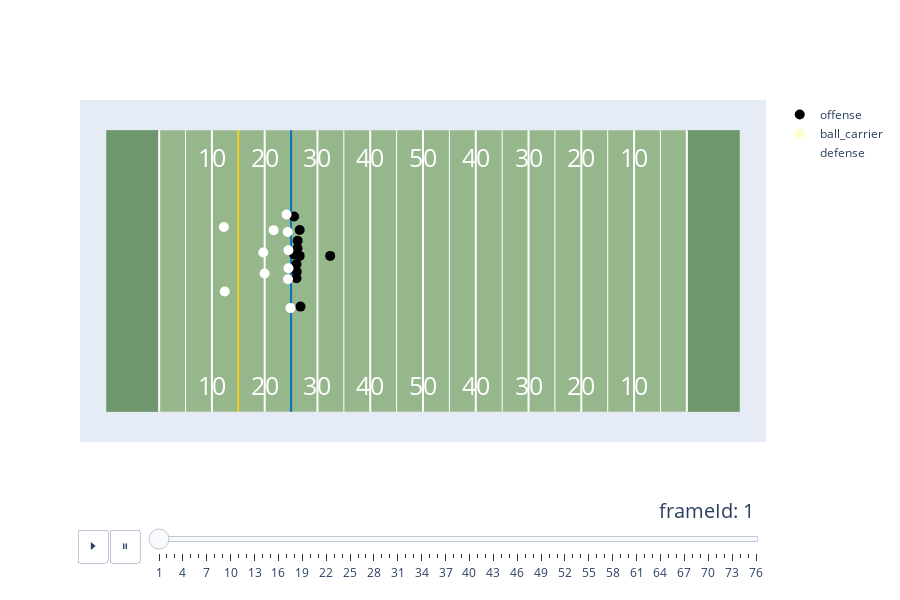

The cell this chart's notebook holds for it:
### Code cell
field.fig.show()

### Figure 1 — Plotly figure (JSON) as saved in the notebook; plotly's stock layout.template omitted (floating-point values rounded to 4 significant figures)
{"data": [{"hoverinfo": "none", "marker": {"color": "black", "size": 10}, "mode": "markers", "name": "offense", "type": "scatter", "x": [36.63, 35.58, 36.25, 36.02, 36.63, 36.08, 35.57, 36.22, 42.41, 36.02, 36.78], "y": [29.51, 36.97, 32.39, 25.26, 34.41, 26.48, 29.8, 30.97, 29.51, 27.95, 19.9]}, {"hoverinfo": "none", "marker": {"color": "yellow", "opacity": 0, "size": 10}, "mode": "markers", "name": "ball_carrier", "type": "scatter", "x": [0], "y": [0]}, {"hoverinfo": "none", "marker": {"color": "white", "size": 10}, "mode": "markers", "name": "defense", "type": "scatter", "x": [34.36, 22.26, 22.43, 34.51, 29.98, 29.73, 31.68, 34.5, 34.15, 34.42, 34.88], "y": [34.03, 35, 22.78, 27.16, 26.17, 30.17, 34.39, 30.57, 37.36, 25.1, 19.62]}], "layout": {"annotations": [{"font": {"color": "white", "size": 25}, "showarrow": false, "text": "10", "x": 20, "y": 48.3}, {"font": {"color": "white", "size": 25}, "showarrow": false, "text": "20", "x": 30, "y": 48.3}, {"font": {"color": "white", "size": 25}, "showarrow": false, "text": "30", "x": 40, "y": 48.3}, {"font": {"color": "white", "size": 25}, "showarrow": false, "text": "40", "x": 50, "y": 48.3}, {"font": {"color": "white", "size": 25}, "showarrow": false, "text": "50", "x": 60, "y": 48.3}, {"font": {"color": "white", "size": 25}, "showarrow": false, "text": "40", "x": 70, "y": 48.3}, {"font": {"color": "white", "size": 25}, "showarrow": false, "text": "30", "x": 80, "y": 48.3}, {"font": {"color": "white", "size": 25}, "showarrow": false, "text": "20", "x": 90, "y": 48.3}, {"font": {"color": "white", "size": 25}, "showarrow": false, "text": "10", "x": 100, "y": 48.3}, {"font": {"color": "white", "size": 25}, "showarrow": false, "text": "10", "x": 20, "y": 5}, {"font": {"color": "white", "size": 25}, "showarrow": false, "text": "20", "x": 30, "y": 5}, {"font": {"color": "white", "size": 25}, "showarrow": false, "text": "30", "x": 40, "y": 5}, {"font": {"color": "white", "size": 25}, "showarrow": false, "text": "40", "x": 50, "y": 5}, {"font": {"color": "white", "size": 25}, "showarrow": false, "text": "50", "x": 60, "y": 5}, {"font": {"color": "white", "size": 25}, "showarrow": false, "text": "40", "x": 70, "y": 5}, {"font": {"color": "white", "size": 25}, "showarrow": false, "text": "30", "x": 80, "y": 5}, {"font": {"color": "white", "size": 25}, "showarrow": false, "text": "20", "x": 90, "y": 5}, {"font": {"color": "white", "size": 25}, "showarrow": false, "text": "10", "x": 100, "y": 5}], "height": 600, "shapes": [{"fillcolor": "#96B78C", "layer": "below", "line": {"width": 0}, "type": "rect", "x0": 0, "x1": 120, "y0": 0, "y1": 53.3}, {"fillcolor": "#6F976D", "layer": "below", "line": {"width": 0}, "type": "rect", "x0": 0, "x1": 10, "y0": 0, "y1": 53.3}, {"fillcolor": "#6F976D", "layer": "below", "line": {"width": 0}, "type": "rect", "x0": 110, "x1": 120, "y0": 0, "y1": 53.3}, {"layer": "below", "line": {"color": "white", "width": 2}, "type": "line", "x0": 10, "x1": 10, "y0": 0, "y1": 53.3}, {"layer": "below", "line": {"color": "white", "width": 1}, "type": "line", "x0": 15, "x1": 15, "y0": 0, "y1": 53.3}, {"layer": "below", "line": {"color": "white", "width": 2}, "type": "line", "x0": 20, "x1": 20, "y0": 0, "y1": 53.3}, {"layer": "below", "line": {"color": "white", "width": 1}, "type": "line", "x0": 25, "x1": 25, "y0": 0, "y1": 53.3}, {"layer": "below", "line": {"color": "white", "width": 2}, "type": "line", "x0": 30, "x1": 30, "y0": 0, "y1": 53.3}, {"layer": "below", "line": {"color": "white", "width": 1}, "type": "line", "x0": 35, "x1": 35, "y0": 0, "y1": 53.3}, {"layer": "below", "line": {"color": "white", "width": 2}, "type": "line", "x0": 40, "x1": 40, "y0": 0, "y1": 53.3}, {"layer": "below", "line": {"color": "white", "width": 1}, "type": "line", "x0": 45, "x1": 45, "y0": 0, "y1": 53.3}, {"layer": "below", "line": {"color": "white", "width": 2}, "type": "line", "x0": 50, "x1": 50, "y0": 0, "y1": 53.3}, {"layer": "below", "line": {"color": "white", "width": 1}, "type": "line", "x0": 55, "x1": 55, "y0": 0, "y1": 53.3}, {"layer": "below", "line": {"color": "white", "width": 2}, "type": "line", "x0": 60, "x1": 60, "y0": 0, "y1": 53.3}, {"layer": "below", "line": {"color": "white", "width": 1}, "type": "line", "x0": 65, "x1": 65, "y0": 0, "y1": 53.3}, {"layer": "below", "line": {"color": "white", "width": 2}, "type": "line", "x0": 70, "x1": 70, "y0": 0, "y1": 53.3}, {"layer": "below", "line": {"color": "white", "width": 1}, "type": "line", "x0": 75, "x1": 75, "y0": 0, "y1": 53.3}, {"layer": "below", "line": {"color": "white", "width": 2}, "type": "line", "x0": 80, "x1": 80, "y0": 0, "y1": 53.3}, {"layer": "below", "line": {"color": "white", "width": 1}, "type": "line", "x0": 85, "x1": 85, "y0": 0, "y1": 53.3}, {"layer": "below", "line": {"color": "white", "width": 2}, "type": "line", "x0": 90, "x1": 90, "y0": 0, "y1": 53.3}, {"layer": "below", "line": {"color": "white", "width": 1}, "type": "line", "x0": 95, "x1": 95, "y0": 0, "y1": 53.3}, {"layer": "below", "line": {"color": "white", "width": 2}, "type": "line", "x0": 100, "x1": 100, "y0": 0, "y1": 53.3}, {"layer": "below", "line": {"color": "white", "width": 1}, "type": "line", "x0": 105, "x1": 105, "y0": 0, "y1": 53.3}, {"layer": "below", "line": {"color": "white", "width": 2}, "type": "line", "x0": 110, "x1": 110, "y0": 0, "y1": 53.3}, {"layer": "below", "line": {"color": "#0070C0", "width": 2}, "type": "line", "x0": 35, "x1": 35, "y0": 0, "y1": 53.3}, {"layer": "below", "line": {"color": "#E9D11F", "width": 2}, "type": "line", "x0": 25, "x1": 25, "y0": 0, "y1": 53.3}], "sliders": [{"active": 0, "currentvalue": {"font": {"size": 20}, "prefix": "frameId: ", "visible": true, "xanchor": "right"}, "len": 0.9, "pad": {"b": 10, "t": 50}, "steps": [{"args": [["1"], {"frame": {"duration": 50, "redraw": false}, "mode": "immediate", "transition": {"duration": 0}}], "label": "1", "method": "animate"}, {"args": [["2"], {"frame": {"duration": 50, "redraw": false}, "mode": "immediate", "transition": {"duration": 0}}], "label": "2", "method": "animate"}, {"args": [["3"], {"frame": {"duration": 50, "redraw": false}, "mode": "immediate", "transition": {"duration": 0}}], "label": "3", "method": "animate"}, {"args": [["4"], {"frame": {"duration": 50, "redraw": false}, "mode": "immediate", "transition": {"duration": 0}}], "label": "4", "method": "animate"}, {"args": [["5"], {"frame": {"duration": 50, "redraw": false}, "mode": "immediate", "transition": {"duration": 0}}], "label": "5", "method": "animate"}, {"args": [["6"], {"frame": {"duration": 50, "redraw": false}, "mode": "immediate", "transition": {"duration": 0}}], "label": "6", "method": "animate"}, {"args": [["7"], {"frame": {"duration": 50, "redraw": false}, "mode": "immediate", "transition": {"duration": 0}}], "label": "7", "method": "animate"}, {"args": [["8"], {"frame": {"duration": 50, "redraw": false}, "mode": "immediate", "transition": {"duration": 0}}], "label": "8", "method": "animate"}, {"args": [["9"], {"frame": {"duration": 50, "redraw": false}, "mode": "immediate", "transition": {"duration": 0}}], "label": "9", "method": "animate"}, {"args": [["10"], {"frame": {"duration": 50, "redraw": false}, "mode": "immediate", "transition": {"duration": 0}}], "label": "10", "method": "animate"}, {"args": [["11"], {"frame": {"duration": 50, "redraw": false}, "mode": "immediate", "transition": {"duration": 0}}], "label": "11", "method": "animate"}, {"args": [["12"], {"frame": {"duration": 50, "redraw": false}, "mode": "immediate", "transition": {"duration": 0}}], "label": "12", "method": "animate"}, {"args": [["13"], {"frame": {"duration": 50, "redraw": false}, "mode": "immediate", "transition": {"duration": 0}}], "label": "13", "method": "animate"}, {"args": [["14"], {"frame": {"duration": 50, "redraw": false}, "mode": "immediate", "transition": {"duration": 0}}], "label": "14", "method": "animate"}, {"args": [["15"], {"frame": {"duration": 50, "redraw": false}, "mode": "immediate", "transition": {"duration": 0}}], "label": "15", "method": "animate"}, {"args": [["16"], {"frame": {"duration": 50, "redraw": false}, "mode": "immediate", "transition": {"duration": 0}}], "label": "16", "method": "animate"}, {"args": [["17"], {"frame": {"duration": 50, "redraw": false}, "mode": "immediate", "transition": {"duration": 0}}], "label": "17", "method": "animate"}, {"args": [["18"], {"frame": {"duration": 50, "redraw": false}, "mode": "immediate", "transition": {"duration": 0}}], "label": "18", "method": "animate"}, {"args": [["19"], {"frame": {"duration": 50, "redraw": false}, "mode": "immediate", "transition": {"duration": 0}}], "label": "19", "method": "animate"}, {"args": [["20"], {"frame": {"duration": 50, "redraw": false}, "mode": "immediate", "transition": {"duration": 0}}], "label": "20", "method": "animate"}, {"args": [["21"], {"frame": {"duration": 50, "redraw": false}, "mode": "immediate", "transition": {"duration": 0}}], "label": "21", "method": "animate"}, {"args": [["22"], {"frame": {"duration": 50, "redraw": false}, "mode": "immediate", "transition": {"duration": 0}}], "label": "22", "method": "animate"}, {"args": [["23"], {"frame": {"duration": 50, "redraw": false}, "mode": "immediate", "transition": {"duration": 0}}], "label": "23", "method": "animate"}, {"args": [["24"], {"frame": {"duration": 50, "redraw": false}, "mode": "immediate", "transition": {"duration": 0}}], "label": "24", "method": "animate"}, {"args": [["25"], {"frame": {"duration": 50, "redraw": false}, "mode": "immediate", "transition": {"duration": 0}}], "label": "25", "method": "animate"}, {"args": [["26"], {"frame": {"duration": 50, "redraw": false}, "mode": "immediate", "transition": {"duration": 0}}], "label": "26", "method": "animate"}, {"args": [["27"], {"frame": {"duration": 50, "redraw": false}, "mode": "immediate", "transition": {"duration": 0}}], "label": "27", "method": "animate"}, {"args": [["28"], {"frame": {"duration": 50, "redraw": false}, "mode": "immediate", "transition": {"duration": 0}}], "label": "28", "method": "animate"}, {"args": [["29"], {"frame": {"duration": 50, "redraw": false}, "mode": "immediate", "transition": {"duration": 0}}], "label": "29", "method": "animate"}, {"args": [["30"], {"frame": {"duration": 50, "redraw": false}, "mode": "immediate", "transition": {"duration": 0}}], "label": "30", "method": "animate"}, {"args": [["31"], {"frame": {"duration": 50, "redraw": false}, "mode": "immediate", "transition": {"duration": 0}}], "label": "31", "method": "animate"}, {"args": [["32"], {"frame": {"duration": 50, "redraw": false}, "mode": "immediate", "transition": {"duration": 0}}], "label": "32", "method": "animate"}, {"args": [["33"], {"frame": {"duration": 50, "redraw": false}, "mode": "immediate", "transition": {"duration": 0}}], "label": "33", "method": "animate"}, {"args": [["34"], {"frame": {"duration": 50, "redraw": false}, "mode": "immediate", "transition": {"duration": 0}}], "label": "34", "method": "animate"}, {"args": [["35"], {"frame": {"duration": 50, "redraw": false}, "mode": "immediate", "transition": {"duration": 0}}], "label": "35", "method": "animate"}, {"args": [["36"], {"frame": {"duration": 50, "redraw": false}, "mode": "immediate", "transition": {"duration": 0}}], "label": "36", "method": "animate"}, {"args": [["37"], {"frame": {"duration": 50, "redraw": false}, "mode": "immediate", "transition": {"duration": 0}}], "label": "37", "method": "animate"}, {"args": [["38"], {"frame": {"duration": 50, "redraw": false}, "mode": "immediate", "transition": {"duration": 0}}], "label": "38", "method": "animate"}, {"args": [["39"], {"frame": {"duration": 50, "redraw": false}, "mode": "immediate", "transition": {"duration": 0}}], "label": "39", "method": "animate"}, {"args": [["40"], {"frame": {"duration": 50, "redraw": false}, "mode": "immediate", "transition": {"duration": 0}}], "label": "40", "method": "animate"}, {"args": [["41"], {"frame": {"duration": 50, "redraw": false}, "mode": "immediate", "transition": {"duration": 0}}], "label": "41", "method": "animate"}, {"args": [["42"], {"frame": {"duration": 50, "redraw": false}, "mode": "immediate", "transition": {"duration": 0}}], "label": "42", "method": "animate"}, {"args": [["43"], {"frame": {"duration": 50, "redraw": false}, "mode": "immediate", "transition": {"duration": 0}}], "label": "43", "method": "animate"}, {"args": [["44"], {"frame": {"duration": 50, "redraw": false}, "mode": "immediate", "transition": {"duration": 0}}], "label": "44", "method": "animate"}, {"args": [["45"], {"frame": {"duration": 50, "redraw": false}, "mode": "immediate", "transition": {"duration": 0}}], "label": "45", "method": "animate"}, {"args": [["46"], {"frame": {"duration": 50, "redraw": false}, "mode": "immediate", "transition": {"duration": 0}}], "label": "46", "method": "animate"}, {"args": [["47"], {"frame": {"duration": 50, "redraw": false}, "mode": "immediate", "transition": {"duration": 0}}], "label": "47", "method": "animate"}, {"args": [["48"], {"frame": {"duration": 50, "redraw": false}, "mode": "immediate", "transition": {"duration": 0}}], "label": "48", "method": "animate"}, {"args": [["49"], {"frame": {"duration": 50, "redraw": false}, "mode": "immediate", "transition": {"duration": 0}}], "label": "49", "method": "animate"}, {"args": [["50"], {"frame": {"duration": 50, "redraw": false}, "mode": "immediate", "transition": {"duration": 0}}], "label": "50", "method": "animate"}, {"args": [["51"], {"frame": {"duration": 50, "redraw": false}, "mode": "immediate", "transition": {"duration": 0}}], "label": "51", "method": "animate"}, {"args": [["52"], {"frame": {"duration": 50, "redraw": false}, "mode": "immediate", "transition": {"duration": 0}}], "label": "52", "method": "animate"}, {"args": [["53"], {"frame": {"duration": 50, "redraw": false}, "mode": "immediate", "transition": {"duration": 0}}], "label": "53", "method": "animate"}, {"args": [["54"], {"frame": {"duration": 50, "redraw": false}, "mode": "immediate", "transition": {"duration": 0}}], "label": "54", "method": "animate"}, {"args": [["55"], {"frame": {"duration": 50, "redraw": false}, "mode": "immediate", "transition": {"duration": 0}}], "label": "55", "method": "animate"}, {"args": [["56"], {"frame": {"duration": 50, "redraw": false}, "mode": "immediate", "transition": {"duration": 0}}], "label": "56", "method": "animate"}, {"args": [["57"], {"frame": {"duration": 50, "redraw": false}, "mode": "immediate", "transition": {"duration": 0}}], "label": "57", "method": "animate"}, {"args": [["58"], {"frame": {"duration": 50, "redraw": false}, "mode": "immediate", "transition": {"duration": 0}}], "label": "58", "method": "animate"}, {"args": [["59"], {"frame": {"duration": 50, "redraw": false}, "mode": "immediate", "transition": {"duration": 0}}], "label": "59", "method": "animate"}, {"args": [["60"], {"frame": {"duration": 50, "redraw": false}, "mode": "immediate", "transition": {"duration": 0}}], "label": "60", "method": "animate"}, {"args": [["61"], {"frame": {"duration": 50, "redraw": false}, "mode": "immediate", "transition": {"duration": 0}}], "label": "61", "method": "animate"}, {"args": [["62"], {"frame": {"duration": 50, "redraw": false}, "mode": "immediate", "transition": {"duration": 0}}], "label": "62", "method": "animate"}, {"args": [["63"], {"frame": {"duration": 50, "redraw": false}, "mode": "immediate", "transition": {"duration": 0}}], "label": "63", "method": "animate"}, {"args": [["64"], {"frame": {"duration": 50, "redraw": false}, "mode": "immediate", "transition": {"duration": 0}}], "label": "64", "method": "animate"}, {"args": [["65"], {"frame": {"duration": 50, "redraw": false}, "mode": "immediate", "transition": {"duration": 0}}], "label": "65", "method": "animate"}, {"args": [["66"], {"frame": {"duration": 50, "redraw": false}, "mode": "immediate", "transition": {"duration": 0}}], "label": "66", "method": "animate"}, {"args": [["67"], {"frame": {"duration": 50, "redraw": false}, "mode": "immediate", "transition": {"duration": 0}}], "label": "67", "method": "animate"}, {"args": [["68"], {"frame": {"duration": 50, "redraw": false}, "mode": "immediate", "transition": {"duration": 0}}], "label": "68", "method": "animate"}, {"args": [["69"], {"frame": {"duration": 50, "redraw": false}, "mode": "immediate", "transition": {"duration": 0}}], "label": "69", "method": "animate"}, {"args": [["70"], {"frame": {"duration": 50, "redraw": false}, "mode": "immediate", "transition": {"duration": 0}}], "label": "70", "method": "animate"}, {"args": [["71"], {"frame": {"duration": 50, "redraw": false}, "mode": "immediate", "transition": {"duration": 0}}], "label": "71", "method": "animate"}, {"args": [["72"], {"frame": {"duration": 50, "redraw": false}, "mode": "immediate", "transition": {"duration": 0}}], "label": "72", "method": "animate"}, {"args": [["73"], {"frame": {"duration": 50, "redraw": false}, "mode": "immediate", "transition": {"duration": 0}}], "label": "73", "method": "animate"}, {"args": [["74"], {"frame": {"duration": 50, "redraw": false}, "mode": "immediate", "transition": {"duration": 0}}], "label": "74", "method": "animate"}, {"args": [["75"], {"frame": {"duration": 50, "redraw": false}, "mode": "immediate", "transition": {"duration": 0}}], "label": "75", "method": "animate"}, {"args": [["76"], {"frame": {"duration": 50, "redraw": false}, "mode": "immediate", "transition": {"duration": 0}}], "label": "76", "method": "animate"}], "transition": {"duration": 50, "easing": "cubic-in-out"}, "x": 0.1, "xanchor": "left", "y": 0, "yanchor": "top"}], "updatemenus": [{"buttons": [{"args": [null, {"frame": {"duration": 50, "redraw": false}, "fromcurrent": true, "transition": {"duration": 0}}], "label": "⏵", "method": "animate"}, {"args": [[null], {"frame": {"duration": 0, "redraw": false}, "mode": "immediate", "transition": {"duration": 0}}], "label": "⏸", "method": "animate"}], "direction": "left", "pad": {"r": 10, "t": 87}, "showactive": false, "type": "buttons", "x": 0.1, "xanchor": "right", "y": 0, "yanchor": "top"}], "xaxis": {"range": [-5, 125], "visible": false}, "yaxis": {"range": [-5, 58.3], "scaleanchor": "x", "scaleratio": 1, "visible": false}}}
